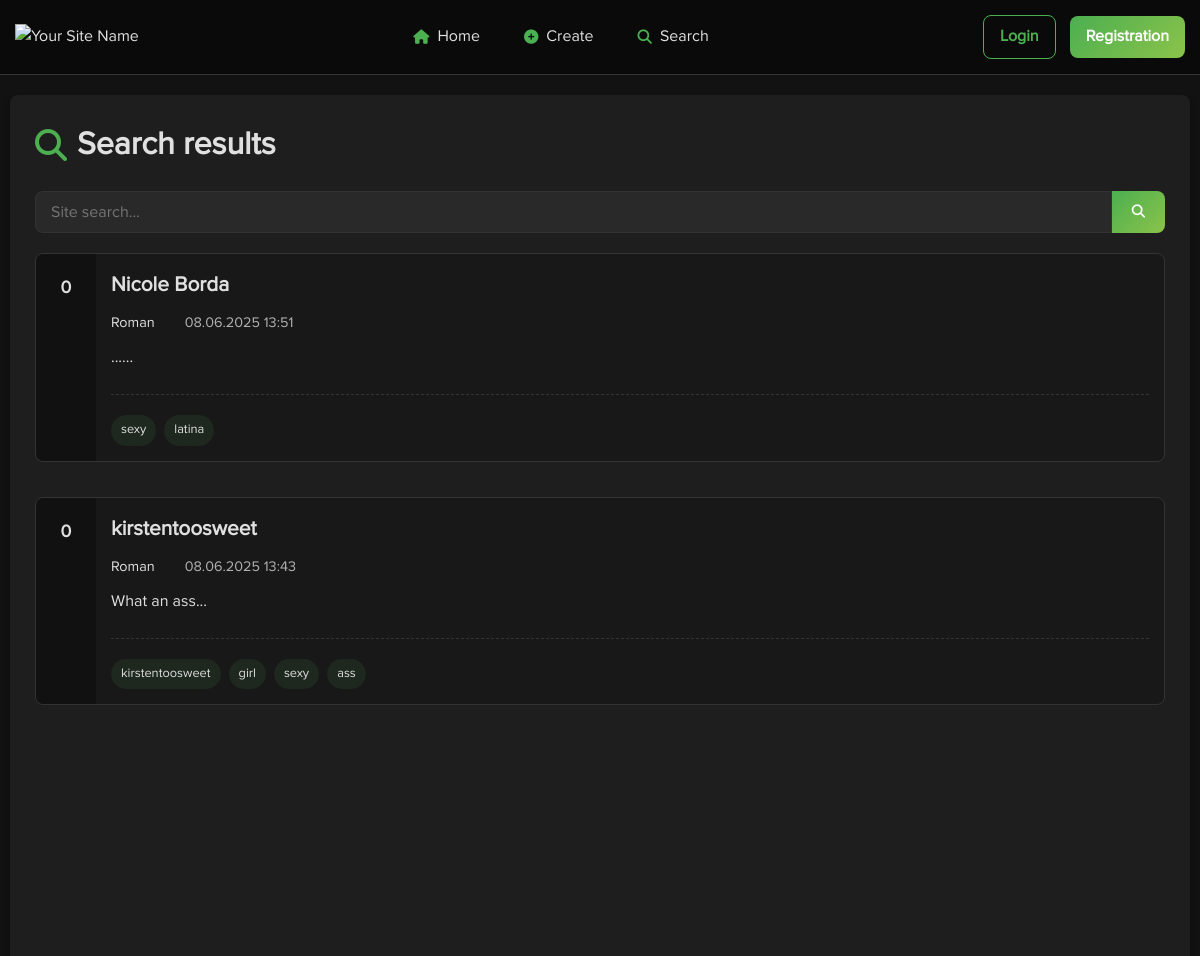
Before: /search.php (upper part) with the older database file.
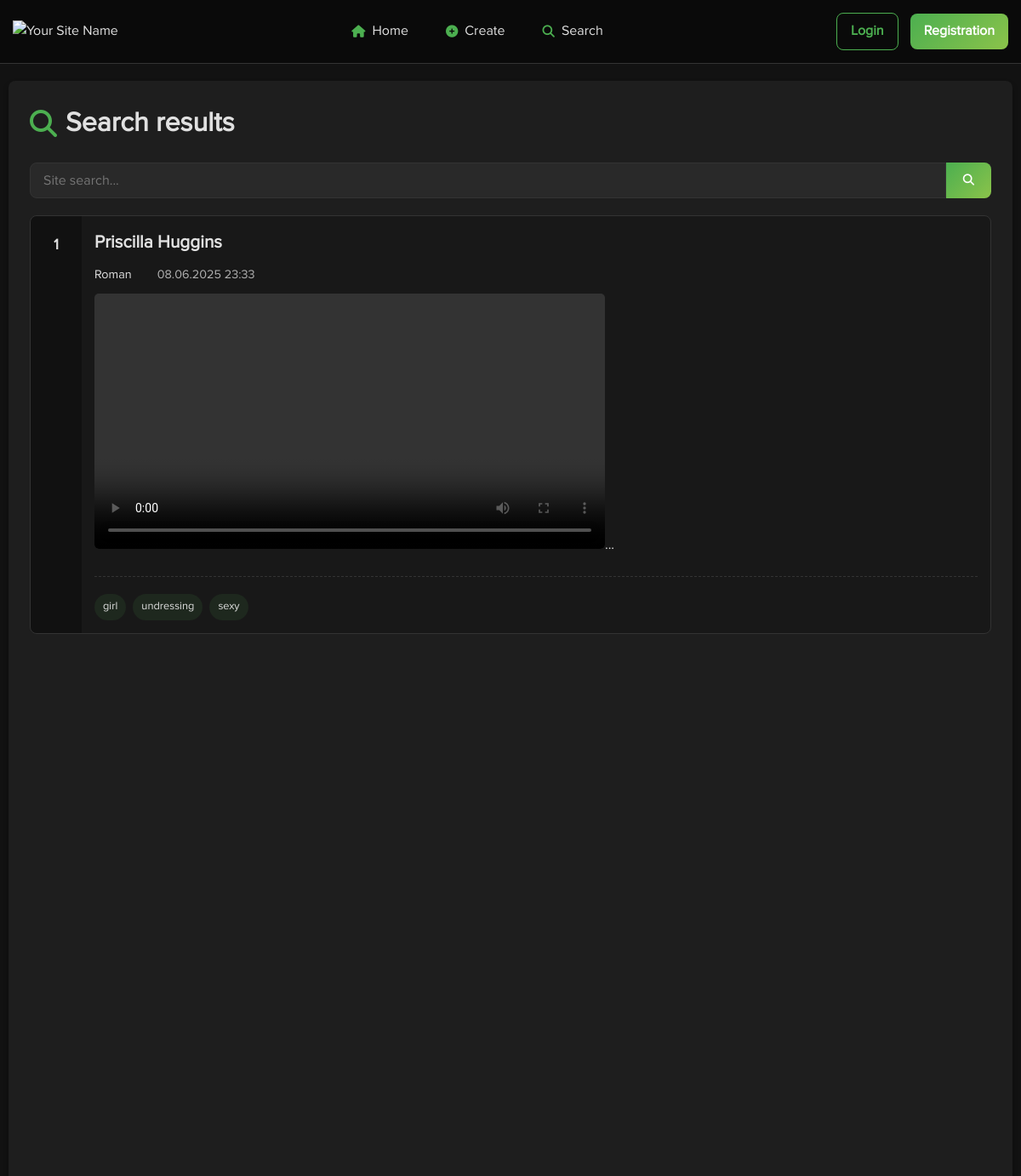
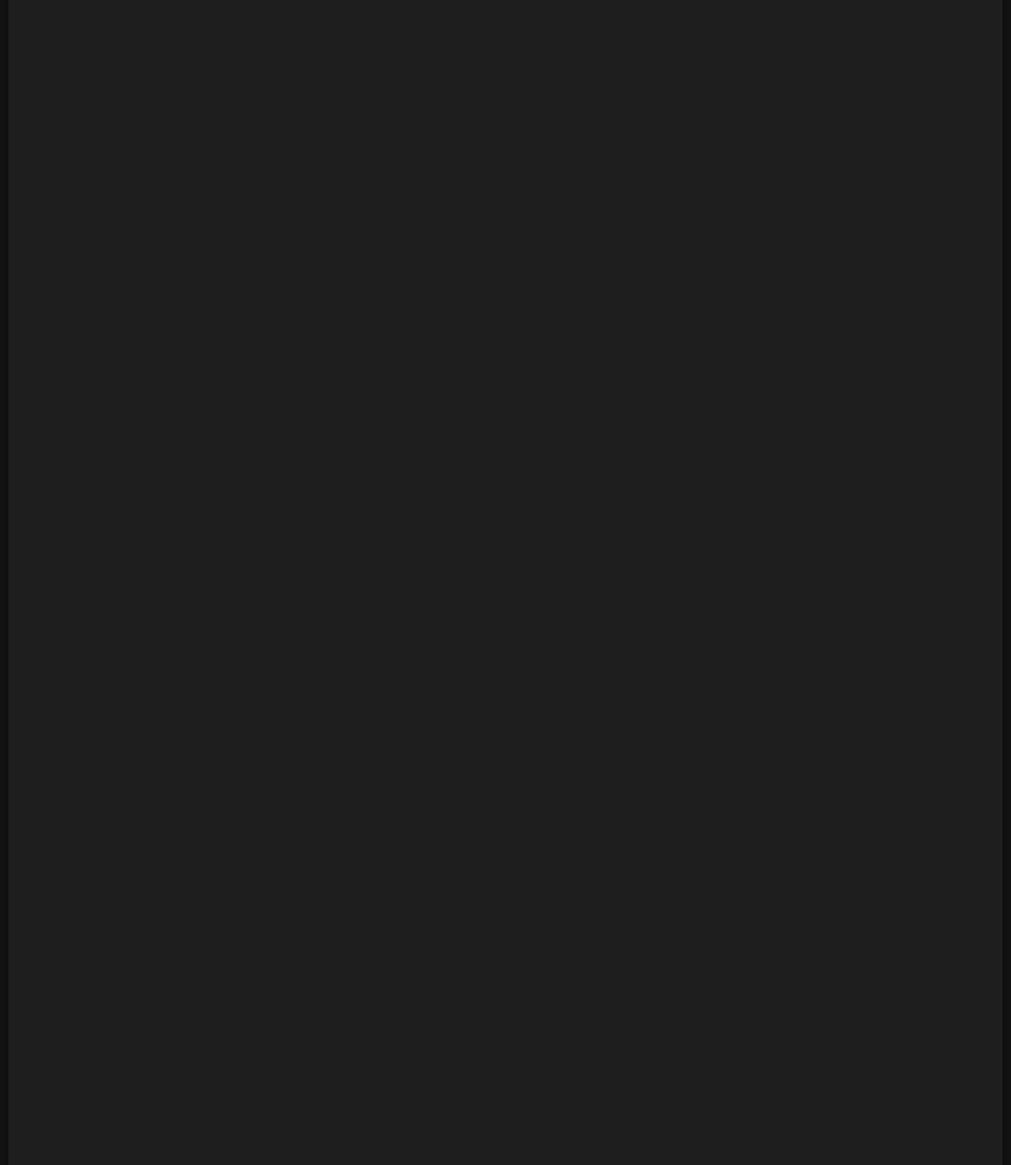
After: the same page with the newer database file (2 pictures, top to bottom).
### tables this page shows
CREATE TABLE `posts` (
  `id` int(11) NOT NULL,
  `user_id` int(11) NOT NULL,
  `title` varchar(255) NOT NULL,
  `content` text NOT NULL,
  `image` varchar(255) DEFAULT NULL,
  `tags` varchar(255) DEFAULT NULL,
  `upvotes` int(11) DEFAULT 0,
  `downvotes` int(11) DEFAULT 0,
  `views` int(11) DEFAULT 0,
  `comments_count` int(11) DEFAULT 0,
  `created_at` timestamp NOT NULL DEFAULT current_timestamp()
);

CREATE TABLE `users` (
  `id` int(11) NOT NULL,
  `username` varchar(50) NOT NULL,
  `email` varchar(100) NOT NULL,
  `password` varchar(255) NOT NULL,
  `role` enum('user','moderator','admin') DEFAULT 'user',
  `avatar` varchar(255) DEFAULT 'default.png',
  `about` text DEFAULT NULL,
  `rating` int(11) DEFAULT 0,
  `created_at` timestamp NOT NULL DEFAULT current_timestamp(),
  `last_login` datetime DEFAULT NULL,
  `followers_count` int(11) DEFAULT 0,
  `show_email` tinyint(1) NOT NULL DEFAULT 0,
  `allow_private_messages` tinyint(1) NOT NULL DEFAULT 0,
  `show_online_status` tinyint(1) NOT NULL DEFAULT 0,
  `profile_visibility` enum('public','registered','private') NOT NULL DEFAULT 'public'
);

### search.php (the view, shortened to what this page needs)
<?php
require_once 'includes/config.php';
require_once 'includes/functions.php';
$query = isset($_GET['q']) ? sanitize($_GET['q']) : '';
$page = isset($_GET['page']) ? (int)$_GET['page'] : 1;
$per_page = 10;
$offset = ($page - 1) * $per_page;
$where = [];
$params = [];
$where_clause = !empty($where) ? 'WHERE ' . implode(' AND ', $where) : '';
$stmt = $pdo->prepare("
    SELECT p.*, u.username
    FROM posts p
    LEFT JOIN users u ON p.user_id = u.id
    $where_clause
    ORDER BY p.created_at DESC
    LIMIT $offset, $per_page
");
$stmt->execute($params);
$posts = $stmt->fetchAll();
include 'includes/header.php';
?>
<div class="search-results">
    <h1><i class="fas fa-search"></i> Search results</h1>
    <form action="search.php" method="GET" class="search-form">
        <input type="text" name="q" value="<?= htmlspecialchars($query) ?>" placeholder="Site search...">
        <button type="submit"><i class="fas fa-search"></i></button>
    </form>
    <?php if (empty($posts)): ?>
        <div class="alert alert-info">Nothing has been found</div>
    <?php else: ?>
        <div class="posts-list">
            <?php foreach ($posts as $post): ?>
                <div class="post">
                    <div class="post-votes">
                        <span class="vote-count"><?= $post['upvotes'] - $post['downvotes'] ?></span>
                    </div>
                    <div class="post-content">
                        <h2><a href="post.php?id=<?= $post['id'] ?>"><?= nl2br(htmlspecialchars_decode(htmlspecialchars($post['title'], ENT_QUOTES, 'UTF-8'))) ?>
</a></h2>
                        <div class="post-meta">
                            <span class="post-author"><a href="profile.php?id=<?= $post['user_id'] ?>"><?= htmlspecialchars($post['username']) ?></a></span>
                            <span class="post-date"><?= date('d.m.Y H:i', strtotime($post['created_at'])) ?></span>
                        </div>
                        <div class="post-excerpt">
                            <?php
$truncated_content = truncateText($post['content'], 200);
?>
<p><?= nl2br(embedMediaLinks(html_entity_decode(htmlspecialchars($truncated_content)))) ?>...</p>
                        </div>
                        <div class="post-tags">
                            <?php
                            $tags = explode(',', $post['tags']);
                            foreach ($tags as $t) {
                                if (!empty(trim($t))) {
                                    echo '<a href="search.php?tag=' . urlencode(trim($t)) . '" class="tag">' . htmlspecialchars(trim($t)) . '</a>';
                                }
                            }
                            ?>
                        </div>
                    </div>
                </div>
            <?php endforeach; ?>
        </div>
    <?php endif; ?>
</div>
<?php include 'includes/footer.php'; ?>

### includes/header.php (shortened to what this page needs)
<!DOCTYPE html>
<html lang="en">
<head>
    <link rel="stylesheet" href="/assets/css/style.css">
<link
  rel="stylesheet"
  href="https://cdn.jsdelivr.net/npm/@fancyapps/ui@5.0/dist/fancybox/fancybox.css"
/>
    <link rel="stylesheet" href="https://cdnjs.cloudflare.com/ajax/libs/font-awesome/6.4.0/css/all.min.css">
</head>
<body>
    <header class="main-header">
        <div class="header-container">
            <div class="header-logo">
                <a href="<?= SITE_URL ?>">
                    <img src="<?= SITE_URL ?>/assets/images/logo.png" alt="<?= SITE_NAME ?>">
                </a>
            </div>
            <nav class="header-nav">
                <ul class="nav-list">
                    <li class="nav-item"><a href="<?= SITE_URL ?>"><i class="fas fa-home"></i> Home</a></li>
                    <li class="nav-item"><a href="<?= SITE_URL ?>/create.php"><i class="fas fa-plus-circle"></i> Create</a></li>
                    <li class="nav-item"><a href="<?= SITE_URL ?>/search.php"><i class="fas fa-search"></i> Search</a></li>
                </ul>
            </nav>
            <div class="header-auth">
                <?php if (isLoggedIn()): ?>
                    <div class="user-dropdown">
                        <div class="user-trigger">
                            <img src="<?= SITE_URL ?>/uploads/<?= getUser($_SESSION['user_id'])['avatar'] ?? 'default.png' ?>" alt="Avatar" class="avatar">
                            <span class="username"><?= getUser($_SESSION['user_id'])['username'] ?></span>
                            <i class="fas fa-chevron-down dropdown-arrow"></i>
                        </div>
                        <div class="dropdown-menu">
                            <a href="<?= SITE_URL ?>/profile.php?id=<?= $_SESSION['user_id'] ?>"><i class="fas fa-user"></i> Profile</a>
                            <a href="<?= SITE_URL ?>/subscriptions.php"><i class="fas fa-users"></i> Subscriptions</a>
                            <a href="<?= SITE_URL ?>/settings.php"><i class="fas fa-cog"></i> Settings</a>
                            <?php if (hasPermission('moderator')): ?>
                                <a href="<?= SITE_URL ?>/admin.php"><i class="fas fa-tools"></i> Admin-panel</a>
                            <?php endif; ?>
                            <div class="dropdown-divider"></div>
                            <a href="<?= SITE_URL ?>/logout.php"><i class="fas fa-sign-out-alt"></i> Logout</a>
                        </div>
                    </div>
                <?php else: ?>
                    <div class="auth-buttons">
                        <a href="<?= SITE_URL ?>/login.php" class="btn btn-login">Login</a>
                        <a href="<?= SITE_URL ?>/register.php" class="btn btn-register">Registration</a>
                    </div>
                <?php endif; ?>
            </div>
        </div>
    </header>
    <main class="container">

### includes/footer.php (shortened to what this page needs)
    </main>
</body>
</html>

### includes/functions.php (shortened to what this page needs)
<?php
function isLoggedIn() {
    return !empty($_SESSION['user_id']);
}
function embedMediaLinks($text, $context = 'post') {
  $pattern = '/(https?:\/\/[^\s]+?\.(?:mp4|avi|mov|webm|ogg|mp3|jpg|jpeg|png|gif|webp))/i';
  $text = preg_replace_callback($pattern, function ($matches) use ($context) {
    $url = htmlspecialchars($matches[0]);
    $extension = strtolower(pathinfo($url, PATHINFO_EXTENSION));
    switch ($extension) {
      case 'mp4':
      case 'avi':
      case 'mov':
      case 'webm':
      case 'ogg':
          if ($context === 'post') {
            return '<video src="' . $url . '" type="video/' . $extension . '" controls>Your browser does not support the video tag.</video>';
          } else {
            return $url;
          }
      case 'mp3':
          if ($context === 'post') {
            return '<audio controls><source src="' . $url . '" type="audio/mpeg">Your browser does not support the audio element.</audio>';
          } else {
            return $url;
          }
      case 'jpg':
      case 'jpeg':
      case 'png':
      case 'gif':
      case 'webp':
        return '<img src="' . $url . '" alt="Embedded Image">';
      default:
        return $url;
    }
  }, $text);
  return $text;
}
function truncateText($text, $length, $ellipsis = "...") {
    if (mb_strlen($text, 'UTF-8') <= $length) {
        return $text;
    }
    $truncated = mb_substr($text, 0, $length, 'UTF-8');
    return $truncated . $ellipsis;
}

### assets/css/style.css (style rules this page uses)
:root { --dark-bg: #121212; --darker-bg: #0a0a0a; --card-bg: #1e1e1e; --card-hover: #2a2a2a; --text-color: #e0e0e0; --text-muted: #9e9e9e; --primary-color: #e0e0e0; --primary-hover: #e0e0e0; --primary-gradient: linear-gradient(135deg, #4CAF50 0%, #8BC34A 100%); --accent-color: #FFC107; --border-color: #333; --shadow: 0 4px 6px rgba(0, 0, 0, 0.3); --radius: 8px; --transition: all 0.3s ease; }
* { margin: 0; padding: 0; box-sizing: border-box; font-family:"Proxima Nova Regular","Helvetica Neue",Helvetica,Arial,sans-serif; }
body { font-family:"Proxima Nova Regular","Helvetica Neue",Helvetica,Arial,sans-serif; background-color: var(--dark-bg); color: var(--text-color); line-height: 1.6; }
a { color: var(--primary-color); text-decoration: none; transition: var(--transition); }
.header-logo img { height: 40px; }
.header-nav ul { display: flex; list-style: none; }
.header-nav li { margin: 0 10px; }
.header-nav a { color: var(--text-color); display: flex; align-items: center; padding: 8px 12px; border-radius: var(--radius); }
.header-nav i { margin-right: 8px; font-size: 0.9em; }
.header-auth { display: flex; align-items: center; }
.btn { display: inline-block; padding: 8px 16px; border-radius: var(--radius); font-weight: 500; transition: var(--transition); cursor: pointer; }
.btn-login { background-color: transparent; color: var(--text-color); border: 1px solid var(--border-color); margin-right: 10px; }
.btn-register { background: var(--primary-gradient); color: white; border: none; }
.post-author { display: flex; align-items: center; gap: 10px; }
.post { display: flex; background-color: var(--card-bg); border-radius: var(--radius); margin-bottom: 20px; overflow: hidden; transition: var(--transition); border: 1px solid var(--border-color); }
.post-votes { display: flex; flex-direction: column; align-items: center; padding: 15px; background-color: rgba(0, 0, 0, 0.1); min-width: 60px; }
.vote-count { font-weight: bold; margin: 5px 0; font-size: 1.1rem; }
.post-content { padding: 15px; flex: 1; }
.post h2 { font-size: 1.3rem; margin-bottom: 10px; }
.post h2 a { color: var(--text-color); }
.post-meta span { margin-right: 15px; display: flex; align-items: center; }
.tag { display: inline-block; padding: 5px 10px; background-color: rgba(76, 175, 80, 0.1); color: var(--primary-color); border-radius: 20px; font-size: 0.8rem; transition: var(--transition); }
.main-header { background-color: #1a1a1a; padding: 15px 0; border-bottom: 1px solid #333; }
.header-container { display: flex; justify-content: space-between; align-items: center; max-width: 1200px; margin: 0 auto; padding: 0 15px; }
.header-nav .nav-list { display: flex; list-style: none; }
.nav-item { margin: 0 10px; }
.nav-item a { color: #e0e0e0; display: flex; align-items: center; padding: 8px 12px; border-radius: 5px; transition: all 0.3s ease; }
.nav-item i { margin-right: 8px; font-size: 0.9em; }
.header-auth .btn { padding: 8px 16px; border-radius: 5px; font-weight: 500; transition: all 0.3s ease; }
.btn-login { background-color: transparent; color: #e0e0e0; border: 1px solid #333; margin-right: 10px; }
.btn-register { background: linear-gradient(135deg, #4CAF50 0%, #8BC34A 100%); color: white; border: none; }
@media (min-width: 993px) { .main-header { display: block; } }
.container { width: 100%; max-width: 1200px; margin: 0 auto; padding: 0 10px; flex: 1; }
.btn { display: inline-flex; align-items: center; justify-content: center; padding: 10px 20px; border-radius: 5px; font-weight: 500; font-size: 1rem; cursor: pointer; transition: all 0.3s ease; gap: 8px; border: none; }
.post-votes { display: flex; flex-direction: column; align-items: center; padding: 20px; background-color: rgba(0, 0, 0, 0.1); min-width: 60px; }
.post-content { padding: 25px; flex: 1; }
.post-meta { display: flex; flex-wrap: wrap; align-items: center; margin-bottom: 20px; font-size: 0.9rem; color: var(--text-secondary); gap: 15px; }
.post-meta span { display: flex; align-items: center; }
.post-tags { display: flex; flex-wrap: wrap; gap: 10px; margin-top: 25px; padding-top: 20px; border-top: 1px dashed var(--border-color); }
video { border: 0; width: 600px; max-height:450px; border-radius: 5px; }

Changed rows visible on the page:
no longer on this page (row edited): posts: $post['upvotes']-$post['downvotes'] "0", title "Nicole Borda", user.username "Roman", created_at "08.06.2025 13:51", content "...", tags "sexy", tags "latina"
no longer on this page (row edited): posts: $post['upvotes']-$post['downvotes'] "0", title "kirstentoosweet", user.username "Roman", created_at "08.06.2025 13:43", content "What an ass", tags "kirstentoosweet", tags "girl", tags "sexy", tags "ass"
added posts: $post['upvotes']-$post['downvotes'] "1", title "Priscilla Huggins", user.username "Roman", created_at "08.06.2025 23:33", tags "girl", tags "undressing", tags "sexy"
